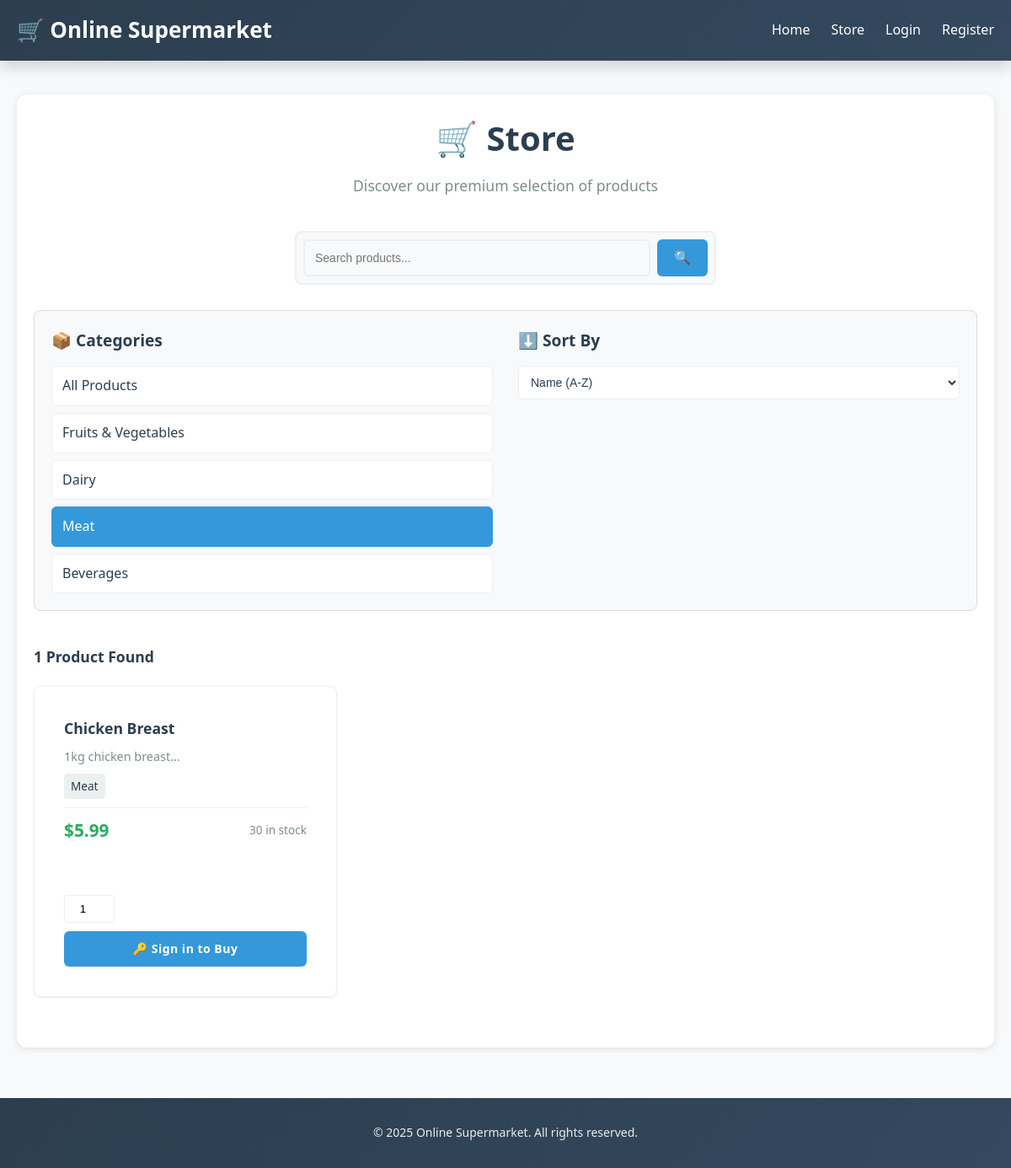
The page /index.php?action=store&category=3 on the database its author committed.
### tables this page shows
CREATE TABLE categories (
    id INT PRIMARY KEY AUTO_INCREMENT,
    name VARCHAR(100) NOT NULL,
    description TEXT
);

CREATE TABLE products (
    id INT PRIMARY KEY AUTO_INCREMENT,
    name VARCHAR(150) NOT NULL,
    description TEXT,
    price DECIMAL(10, 2) NOT NULL,
    stock INT NOT NULL,
    category_id INT NOT NULL,
    creation_date TIMESTAMP DEFAULT CURRENT_TIMESTAMP,
    FOREIGN KEY (category_id) REFERENCES categories(id)
);

### includes/functions.php (called while the page is built, shortened)
<?php
function getCategories($connection) {
    $query = "SELECT * FROM categories";
    $result = $connection->query($query);
    return $result->fetch_all(MYSQLI_ASSOC);
}
?>

### views/store.php (the view, shortened to what this page needs)
<?php
$category = isset($_GET['category']) ? (int)$_GET['category'] : '';
$search = isset($_GET['search']) ? sanitize($_GET['search']) : '';
$sort = isset($_GET['sort']) ? sanitize($_GET['sort']) : 'name_asc';
$query = "SELECT * FROM products WHERE 1=1";
$params = [];
$types = '';
if ($category) {
    $query .= " AND category_id = ?";
    $params[] = $category;
    $types .= 'i';
}
switch($sort) {
    default:
        $query .= " ORDER BY name ASC";
}
$statement = $connection->prepare($query);
if (!empty($params)) {
    $statement->bind_param($types, ...$params);
}
$statement->execute();
$products = $statement->get_result()->fetch_all(MYSQLI_ASSOC);
$categories = getCategories($connection);
?>
<div class="store-container">
    <div class="store-header">
        <h2>🛒 Store</h2>
        <p class="store-subtitle">Discover our premium selection of products</p>
    </div>
    <div class="search-section">
        <form method="GET" class="search-form">
            <div class="search-input-wrapper">
                <input type="text" name="search" placeholder="Search products..." value="<?php echo htmlspecialchars($search); ?>" class="search-input">
                <button type="submit" class="search-btn">🔍</button>
            </div>
        </form>
    </div>
    <div class="filters-section">
        <div class="filter-column categories-filter">
            <h3>📦 Categories</h3>
            <div class="categories-list">
                <a href="index.php?action=store" class="category-item <?php echo !$category ? 'active' : ''; ?>">
                    All Products
                </a>
                <?php foreach ($categories as $cat): ?>
                    <a href="index.php?action=store&category=<?php echo $cat['id']; ?>"
                       class="category-item <?php echo $category == $cat['id'] ? 'active' : ''; ?>">
                        <?php echo htmlspecialchars($cat['name']); ?>
                    </a>
                <?php endforeach; ?>
            </div>
        </div>
        <div class="filter-column sort-filter">
            <h3>⬇️ Sort By</h3>
            <form method="GET" class="sort-form">
                <select name="sort" onchange="this.form.submit()" class="sort-select">
                    <option value="name_asc" <?php echo $sort == 'name_asc' ? 'selected' : ''; ?>>Name (A-Z)</option>
                </select>
            </form>
        </div>
    </div>
    <div class="products-section">
        <h3 class="results-count"><?php echo count($products); ?> Product<?php echo count($products) != 1 ? 's' : ''; ?> Found</h3>
        <?php if (empty($products)): ?>
            <div class="no-products">
                <p>😞 No products found matching your criteria</p>
                <a href="index.php?action=store" class="btn btn-primary">View All Products</a>
            </div>
        <?php else: ?>
            <div class="products-grid">
                <?php foreach ($products as $product): ?>
                    <div class="product-card">
                        <div class="product-content">
                            <h3><?php echo htmlspecialchars($product['name']); ?></h3>
                            <p class="product-description"><?php echo htmlspecialchars(substr($product['description'], 0, 100)); ?>...</p>
                            <div class="product-meta">
                                <span class="category-tag"><?php
                                    $cat = $connection->query("SELECT name FROM categories WHERE id = " . $product['category_id']);
                                    $c = $cat->fetch_assoc();
                                    echo htmlspecialchars($c['name']);
                                ?></span>
                            </div>
                            <div class="product-footer">
                                <span class="price">$<?php echo number_format($product['price'], 2); ?></span>
                                <span class="stock-info"><?php echo $product['stock']; ?> in stock</span>
                            </div>
                        </div>
                        <?php if ($product['stock'] > 0): ?>
                            <form method="POST" action="index.php?action=store" class="add-cart-form">
                                <div class="quantity-selector">
                                    <input type="number" name="quantity" min="1" max="<?php echo $product['stock']; ?>" value="1">
                                </div>
                                <?php if (isset($_SESSION['user_id'])): ?>
                                    <button type="submit" name="add_to_cart" value="1" class="btn btn-primary btn-full">🛒 Add to Cart</button>
                                <?php else: ?>
                                    <a href="index.php?action=login" class="btn btn-primary btn-full" style="display: block; text-align: center; text-decoration: none;">🔑 Sign in to Buy</a>
                                <?php endif; ?>
                            </form>
                        <?php else: ?>
                            <button class="btn btn-disabled btn-full" disabled>Out of Stock</button>
                        <?php endif; ?>
                    </div>
                <?php endforeach; ?>
            </div>
        <?php endif; ?>
    </div>
</div>

### views/store.php (style rules this page uses)
.store-container { max-width: 1200px; margin: 0 auto; padding: 20px; }
.store-header { text-align: center; margin-bottom: 40px; }
.store-header h2 { font-size: 2.5em; margin: 0 0 10px 0; color: #2c3e50; }
.store-subtitle { color: #7f8c8d; font-size: 1.1em; margin: 0; }
.search-section { margin-bottom: 30px; }
.search-form { display: flex; gap: 10px; justify-content: center; }
.search-input-wrapper { display: flex; gap: 8px; width: 100%; max-width: 500px; }
.search-input { flex: 1; padding: 12px; border: 2px solid #ecf0f1; border-radius: 6px; font-size: 14px; transition: border-color 0.3s; }
.search-btn { padding: 12px 20px; background: #3498db; color: white; border: none; border-radius: 6px; cursor: pointer; font-size: 16px; transition: background 0.3s; }
.filters-section { display: grid; grid-template-columns: 1fr 1fr; gap: 30px; margin-bottom: 40px; padding: 20px; background: #f8f9fa; border-radius: 8px; }
.filter-column { display: flex; flex-direction: column; }
.filter-column h3 { margin: 0 0 15px 0; font-size: 1.2em; color: #2c3e50; }
.categories-list { display: flex; flex-direction: column; gap: 8px; }
.category-item { padding: 10px 12px; background: white; border: 1px solid #ecf0f1; border-radius: 6px; color: #2c3e50; text-decoration: none; transition: all 0.2s; cursor: pointer; }
.category-item.active { background: #3498db; color: white; border-color: #3498db; }
.sort-select { padding: 10px; border: 1px solid #ecf0f1; border-radius: 6px; background: white; color: #2c3e50; font-size: 14px; cursor: pointer; }
.products-section { margin-bottom: 40px; }
.results-count { font-size: 1.1em; color: #2c3e50; margin-bottom: 20px; }
.products-grid { display: grid; grid-template-columns: repeat(auto-fill, minmax(280px, 1fr)); gap: 20px; }
.product-card { background: white; border: 1px solid #ecf0f1; border-radius: 8px; overflow: hidden; transition: box-shadow 0.3s; display: flex; flex-direction: column; padding: 15px; }
.product-content { flex: 1; display: flex; flex-direction: column; margin-bottom: 15px; }
.product-content h3 { margin: 0 0 10px 0; font-size: 1.1em; color: #2c3e50; }
.product-description { color: #7f8c8d; font-size: 0.9em; margin: 0 0 10px 0; flex: 1; }
.product-meta { margin-bottom: 10px; }
.category-tag { display: inline-block; background: #ecf0f1; color: #2c3e50; padding: 4px 8px; border-radius: 4px; font-size: 0.85em; }
.product-footer { display: flex; justify-content: space-between; align-items: center; padding-top: 10px; border-top: 1px solid #ecf0f1; margin-bottom: 10px; }
.price { font-size: 1.3em; font-weight: bold; color: #27ae60; }
.stock-info { font-size: 0.85em; color: #7f8c8d; }
.add-cart-form { display: flex; flex-direction: column; gap: 10px; }
.quantity-selector { display: flex; align-items: center; }
.quantity-selector input { width: 60px; padding: 8px; border: 1px solid #ecf0f1; border-radius: 4px; text-align: center; }
.btn { padding: 10px 16px; border: none; border-radius: 6px; font-size: 14px; cursor: pointer; transition: all 0.3s; text-decoration: none; display: inline-block; text-align: center; }
.btn-primary { background: #3498db; color: white; }
.btn-full { width: 100%; }

### rows shown on the page
categories: name "Fruits & Vegetables"
categories: name "Dairy"
categories: name "Meat"
categories: name "Beverages"
products: name "Chicken Breast", description "1kg chicken breast", category.name "Meat", price "5.99", stock "30"

### other values the page prints
count($products) "1"
